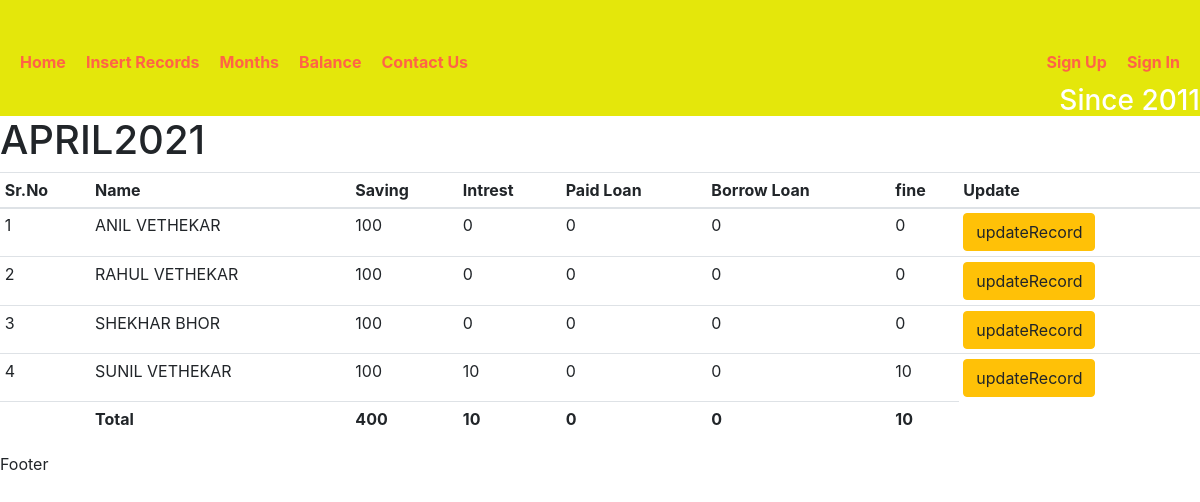
The app's page /monthDetails/4 with its own data.
### record/models.py (models this page shows, shortened)
class MonthName (models.Model):
    month = models.CharField(max_length=10)

class UserDetails(models.Model):
    month = models.ForeignKey(MonthName,on_delete=models.CASCADE)
    username = models.ForeignKey(UserName,on_delete=models.CASCADE)
    saving = models.IntegerField(default=0)
    intrest = models.IntegerField(default=0)
    paidLoan = models.IntegerField(default=0)
    borrowLoan = models.IntegerField(default=0)
    fine = models.IntegerField(default=0)

class UserName(models.Model):
    name = models.CharField(max_length=15)
    mobile = models.CharField(max_length=15)
    def __str__(self):
        return "%s" % (self.name)

### record/views.py (the view)
# urls.py: path('monthDetails/<int:id>',monthDetails,name = 'monthDetails'),
def monthDetails(request,id):
    obj = UserDetails.objects.filter(month_id = id)
    savingSum = UserDetails.objects.filter(month_id = id).aggregate(Sum('saving'))
    intrestSum = UserDetails.objects.filter(month_id = id).aggregate(Sum('intrest'))
    paidLoanSum = UserDetails.objects.filter(month_id = id).aggregate(Sum('paidLoan'))
    borrowLoanSum = UserDetails.objects.filter(month_id = id).aggregate(Sum('borrowLoan'))
    fineSum = UserDetails.objects.filter(month_id = id).aggregate(Sum('fine'))
    mn = MonthName.objects.get(id=id)
    monthName = mn.month
    context = {'allData':obj,'savingSum':savingSum,'intrestSum':intrestSum,'paidLoanSum':paidLoanSum,'borrowLoanSum':borrowLoanSum,'fineSum':fineSum,'monthName':monthName}
    template_name = 'record/userRecords.html'
    return render(request,template_name,context)

### templates/record/userRecords.html (shortened to what this page needs)
{% extends 'record/base.html' %}
{% block content %}
    <h1>{{monthName}}</h1>
        <table class='table table-sm'>
            <tr><th>Sr.No</th>
                <th>Name</th>
                <th>Saving</th>
                <th>Intrest</th>
                <th>Paid Loan</th>
                <th>Borrow Loan</th>
                <th>fine</th>
                <th>Update</th>
                </tr>
<tbody>
                {% for data in allData %}
                <tr>
                    <td>{{forloop.counter}}</td>
                    <td>{{data.username}}</td>
                    <td>{{data.saving}}</td>
                    <td>{{data.intrest}}</td>
                    <td>{{data.paidLoan}}</td>
                    <td>{{data.borrowLoan}}</td>
                    <td>{{data.fine}}</td>
                    <td><a href="{% url 'updateRecord' data.id %}"><button class="btn btn-warning">updateRecord</button></a></td>
                    </tr>
                {% endfor %}
            </tbody>
                <tfoot>
                <tr>
                        <td></td>
                    <td><b>Total</b></td>
                    <td><b>{{savingSum.saving__sum}}<b></td>
                    <td><b>{{intrestSum.intrest__sum}}</b></td>
                    <td><b>{{paidLoanSum.paidLoan__sum}}</b></td>
                    <td><b>{{borrowLoanSum.borrowLoan__sum}}</b></td>
                    <td><b>{{fineSum.fine__sum}}</b></td>
                    </tr>
                    </tfoot>
        </table>
{% endblock %}

### records on screen
MonthName: month "APRIL2021"
UserDetails: username "ANIL VETHEKAR", saving "100", intrest "0", paidLoan "0", borrowLoan "0", fine "0"
UserDetails: username "RAHUL VETHEKAR", saving "100", intrest "0", paidLoan "0", borrowLoan "0", fine "0"
UserDetails: username "SHEKHAR BHOR", saving "100", intrest "0", paidLoan "0", borrowLoan "0", fine "0"
UserDetails: username "SUNIL VETHEKAR", saving "100", intrest "10", paidLoan "0", borrowLoan "0", fine "10"

### other values on screen
{{ savingSum.saving__sum }} "400"
{{ intrestSum.intrest__sum }} "10"
{{ paidLoanSum.paidLoan__sum }} "0"
{{ borrowLoanSum.borrowLoan__sum }} "0"
{{ fineSum.fine__sum }} "10"
